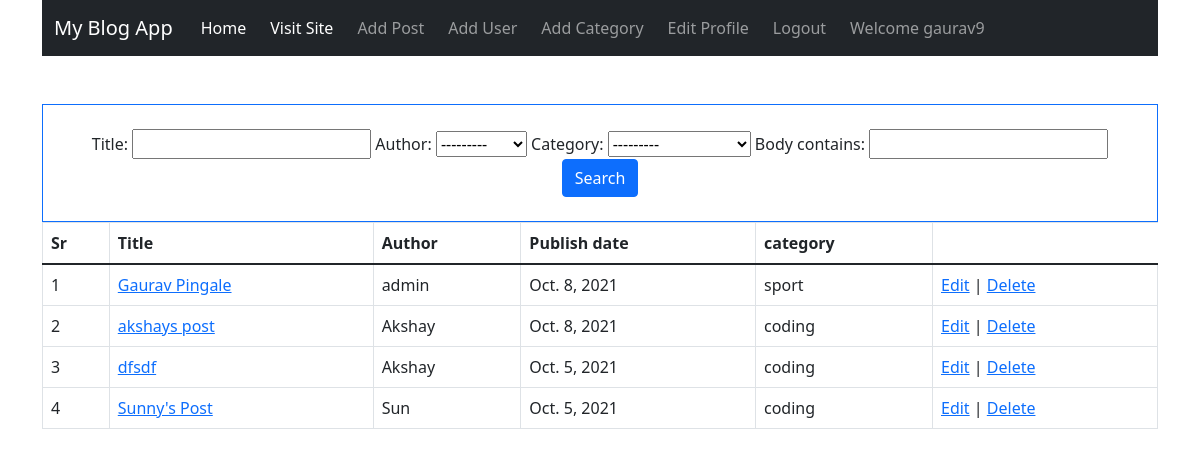
Before: /blog_admin/posts (signed in) with the older database file.
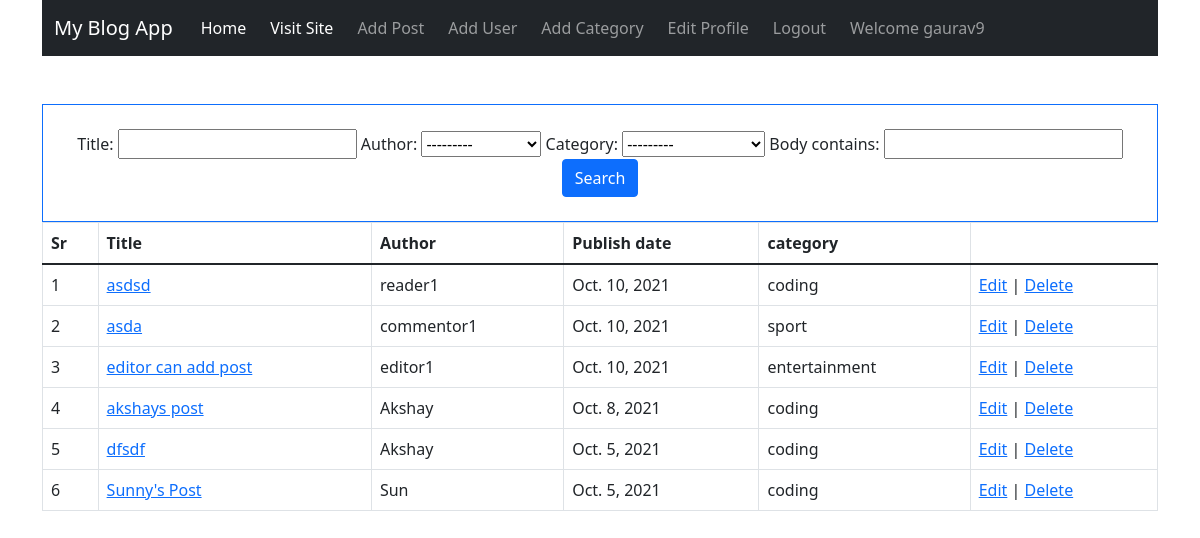
After: the same page with the newer database file.
### blogapp/models.py (models this page shows, shortened)
class Post(models.Model):
    title = models.CharField(max_length=255)
    author = models.ForeignKey(User,on_delete=models.CASCADE)
    body = models.TextField()
    publish_date = models.DateField(auto_now_add=True)
    category = models.ForeignKey(Category,on_delete=models.CASCADE)

class Category(models.Model):
    name = models.CharField(max_length=100)
    def __str__(self):
        return self.name
    class Meta:
        verbose_name_plural = 'categories'

### blog_admin/views.py (the view)
# urls.py: path('posts',views.PostListView.as_view(),name='posts'),
class PostListView(IsStaffOrSuperUserMixin,ListView):
    model = Post
    template_name = 'blog_admin/posts.html'
    ordering = ['-publish_date']
    context_object_name = 'posts'
    filterset_class = PostFilter
    def get_context_data(self,*args, **kwargs):
        myFilter = PostFilter(self.request.GET,self.get_queryset())
        context = super().get_context_data(*args,**kwargs)
        context['categories']= Category.objects.all()
        context['myFilter']= myFilter
        context['posts']= myFilter.qs
        return context

### blog_admin/permissions.py (called while the page is built)
    def test_func(self):
        return self.request.user.is_staff or self.request.user.is_superuser

### blog_admin/templates/blog_admin/posts.html (shortened to what this page needs)
{% extends 'blog_admin/base.html' %}
{% block content %}
<div class="text-center mt-5 border border-primary p-4 ">
  <form action="">
      {{myFilter.form}}
      <button class="btn btn-primary" type="submit">Search</button>
  </form>
</div>
<table class="table table-bordered">
  <thead>
    <tr>
      <th scope="col">Sr</th>
      <th scope="col">Title</th>
      <th scope="col">Author</th>
      <th scope="col">Publish date</th>
      <th scope="col">category</th>
    </tr>
  </thead>
  <tbody>
    {% for post in posts %}
    <tr>
      <td>{{forloop.counter}}</td>
      <td><a href="{% url 'article' post.id %}">{{post.title}}</a></td>
      <td>{{post.author}}</td>
      <td> {{post.publish_date}}</td>
      <td> {{post.category}}</td>
      <td><a href="{% url 'edit_post' post.id %}">Edit</a> | <a href="{% url 'delete_post' post.id %}">Delete</a></td>
    </tr>
    {% endfor %}
  </tbody>
</table>
{% endblock %}

### blog_admin/templates/blog_admin/base.html (shortened to what this page needs)
<!doctype html>
<html lang="en">
<head>
  <link href="https://cdn.jsdelivr.net/npm/bootstrap@5.1.1/dist/css/bootstrap.min.css" rel="stylesheet"
>
</head>
<body>
  <div class="container">
    <nav class="navbar navbar-expand-lg navbar-dark bg-dark">
      <div class="container-fluid">
        <a class="navbar-brand" href="#">My Blog App</a>
        <div class="collapse navbar-collapse" id="navbarSupportedContent">
          <ul class="navbar-nav me-auto mb-2 mb-lg-0">
            <li class="nav-item mx-1">
              <a class="nav-link active" aria-current="page" href="{% url 'admin_home' %}">Home</a>
            </li>
            <li class="nav-item mx-1">
              <a class="nav-link active" aria-current="page" href="{% url 'home' %}">Visit Site</a>
            </li>
            {% if user.is_authenticated %}
            <li class="nav-item mx-1">
              <a class="nav-link" href="{% url 'add_post' %}">Add Post</a>
            </li>
            <li class="nav-item mx-1">
              <a class="nav-link" href="{% url 'add_user' %}">Add User</a>
            </li>
            <li class="nav-item mx-1">
              <a class="nav-link" href="{% url 'add_category' %}">Add Category</a>
            </li>
            <li class="nav-item mx-1">
              <a class="nav-link" href="{% url 'edit_profile' %}">Edit Profile</a>
            </li>
            <li class="nav-item mx-1">
              <a class="nav-link" href="{% url 'logout' %}">Logout</a>
            </li>
            <li class="nav-item mx-1">
              <a class="nav-link" href="">Welcome {{user.username}}</a>
            </li>
            {% endif %}
        </ul>
        </div>
      </div>
    </nav>
    {% block content %}
    {% endblock %}
  </div>
</body>
</html>

Changed rows visible on the page:
removed Post: title "Gaurav Pingale", author "admin", publish_date "Oct. 8, 2021", category "sport"
added Post: title "asdsd", author "reader1", publish_date "Oct. 10, 2021", category "coding"
added Post: title "asda", author "commentor1", publish_date "Oct. 10, 2021", category "sport"
added Post: title "editor can add post", author "editor1", publish_date "Oct. 10, 2021", category "entertainment"
